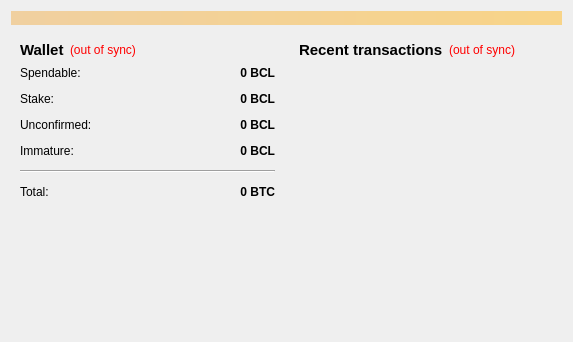
<?xml version="1.0" encoding="UTF-8"?>
<ui version="4.0">
 <class>OverviewPage</class>
 <widget class="QWidget" name="OverviewPage">
  <property name="geometry">
   <rect>
    <x>0</x>
    <y>0</y>
    <width>573</width>
    <height>342</height>
   </rect>
  </property>
  <property name="windowTitle">
   <string>Form</string>
  </property>
  <layout class="QVBoxLayout" name="topLayout">
   <item>
    <widget class="QLabel" name="labelAlerts">
     <property name="visible">
      <bool>false</bool>
     </property>
     <property name="styleSheet">
      <string notr="true">background-color: qlineargradient(x1: 0, y1: 0, x2: 1, y2: 0, stop:0 #F0D0A0, stop:1 #F8D488);  color:#000000
</string>
     </property>
     <property name="wordWrap">
      <bool>true</bool>
     </property>
     <property name="margin">
      <number>3</number>
     </property>
    </widget>
   </item>
   <item>
    <layout class="QHBoxLayout" name="horizontalLayout" stretch="1,1">
     <item>
      <layout class="QVBoxLayout" name="verticalLayout_2">
       <item>
        <widget class="QWidget" name="widget" native="true">
         <layout class="QVBoxLayout" name="verticalLayout_4">
          <item>
           <layout class="QHBoxLayout" name="horizontalLayout_4">
            <item>
             <widget class="QLabel" name="label_5">
              <property name="font">
               <font>
                <pointsize>11</pointsize>
                <weight>75</weight>
                <bold>true</bold>
               </font>
              </property>
              <property name="text">
               <string>Wallet</string>
              </property>
             </widget>
            </item>
            <item>
             <widget class="QLabel" name="labelWalletStatus">
              <property name="toolTip">
               <string>The displayed information may be out of date. Your wallet automatically synchronizes with the BlackCoinLite network after a connection is established, but this process has not completed yet.</string>
              </property>
              <property name="styleSheet">
               <string notr="true">QLabel { color: red; }</string>
              </property>
              <property name="text">
               <string notr="true">(out of sync)</string>
              </property>
              <property name="alignment">
               <set>Qt::AlignLeading|Qt::AlignLeft|Qt::AlignVCenter</set>
              </property>
             </widget>
            </item>
            <item>
             <spacer name="horizontalSpacer_2">
              <property name="orientation">
               <enum>Qt::Horizontal</enum>
              </property>
              <property name="sizeHint" stdset="0">
               <size>
                <width>40</width>
                <height>20</height>
               </size>
              </property>
             </spacer>
            </item>
           </layout>
          </item>
          <item>
           <layout class="QFormLayout" name="formLayout_2">
            <property name="fieldGrowthPolicy">
             <enum>QFormLayout::AllNonFixedFieldsGrow</enum>
            </property>
            <property name="horizontalSpacing">
             <number>12</number>
            </property>
            <property name="verticalSpacing">
             <number>12</number>
            </property>
            <item row="0" column="0">
             <widget class="QLabel" name="label">
              <property name="text">
               <string>Spendable:</string>
              </property>
             </widget>
            </item>
            <item row="0" column="1">
             <widget class="QLabel" name="labelBalance">
              <property name="font">
               <font>
                <weight>75</weight>
                <bold>true</bold>
               </font>
              </property>
              <property name="cursor">
               <cursorShape>IBeamCursor</cursorShape>
              </property>
              <property name="toolTip">
               <string>Your current spendable balance</string>
              </property>
              <property name="text">
               <string notr="true">0 BCL</string>
              </property>
              <property name="alignment">
               <set>Qt::AlignRight|Qt::AlignTrailing|Qt::AlignVCenter</set>
              </property>
              <property name="textInteractionFlags">
               <set>Qt::LinksAccessibleByMouse|Qt::TextSelectableByKeyboard|Qt::TextSelectableByMouse</set>
              </property>
             </widget>
            </item>
            <item row="1" column="0">
             <widget class="QLabel" name="label_6">
              <property name="text">
               <string>Stake:</string>
              </property>
             </widget>
            </item>
            <item row="1" column="1">
             <widget class="QLabel" name="labelStake">
              <property name="font">
               <font>
                <weight>75</weight>
                <bold>true</bold>
               </font>
              </property>
              <property name="cursor">
               <cursorShape>IBeamCursor</cursorShape>
              </property>
              <property name="toolTip">
               <string>Total of coins that was staked, and do not yet count toward the current balance</string>
              </property>
              <property name="text">
               <string notr="true">0 BCL</string>
              </property>
              <property name="alignment">
               <set>Qt::AlignRight|Qt::AlignTrailing|Qt::AlignVCenter</set>
              </property>
              <property name="textInteractionFlags">
               <set>Qt::LinksAccessibleByMouse|Qt::TextSelectableByKeyboard|Qt::TextSelectableByMouse</set>
              </property>
             </widget>
            </item>
            <item row="2" column="0">
             <widget class="QLabel" name="label_3">
              <property name="text">
               <string>Unconfirmed:</string>
              </property>
             </widget>
            </item>
            <item row="2" column="1">
             <widget class="QLabel" name="labelUnconfirmed">
              <property name="font">
               <font>
                <weight>75</weight>
                <bold>true</bold>
               </font>
              </property>
              <property name="cursor">
               <cursorShape>IBeamCursor</cursorShape>
              </property>
              <property name="toolTip">
               <string>Total of transactions that have yet to be confirmed, and do not yet count toward the current balance</string>
              </property>
              <property name="text">
               <string notr="true">0 BCL</string>
              </property>
              <property name="alignment">
               <set>Qt::AlignRight|Qt::AlignTrailing|Qt::AlignVCenter</set>
              </property>
              <property name="textInteractionFlags">
               <set>Qt::LinksAccessibleByMouse|Qt::TextSelectableByKeyboard|Qt::TextSelectableByMouse</set>
              </property>
             </widget>
            </item>
            <item row="3" column="0">
             <widget class="QLabel" name="labelImmatureText">
              <property name="text">
               <string>Immature:</string>
              </property>
             </widget>
            </item>
            <item row="3" column="1">
             <widget class="QLabel" name="labelImmature">
              <property name="font">
               <font>
                <weight>75</weight>
                <bold>true</bold>
               </font>
              </property>
              <property name="toolTip">
               <string>Mined balance that has not yet matured</string>
              </property>
              <property name="text">
               <string notr="true">0 BCL</string>
              </property>
              <property name="alignment">
               <set>Qt::AlignRight|Qt::AlignTrailing|Qt::AlignVCenter</set>
              </property>
              <property name="textInteractionFlags">
               <set>Qt::LinksAccessibleByMouse|Qt::TextSelectableByKeyboard|Qt::TextSelectableByMouse</set>
              </property>
             </widget>
            </item>
            <item row="4" column="0" colspan="2">
             <widget class="Line" name="line">
              <property name="orientation">
               <enum>Qt::Horizontal</enum>
              </property>
             </widget>
            </item>
            <item row="5" column="0">
             <widget class="QLabel" name="labelTotalText">
              <property name="text">
               <string>Total:</string>
              </property>
             </widget>
            </item>
            <item row="5" column="1">
             <widget class="QLabel" name="labelTotal">
              <property name="font">
               <font>
                <weight>75</weight>
                <bold>true</bold>
               </font>
              </property>
              <property name="cursor">
               <cursorShape>IBeamCursor</cursorShape>
              </property>
              <property name="toolTip">
               <string>Your current total balance</string>
              </property>
              <property name="text">
               <string notr="true">0 BTC</string>
              </property>
              <property name="alignment">
               <set>Qt::AlignRight|Qt::AlignTrailing|Qt::AlignVCenter</set>
              </property>
              <property name="textInteractionFlags">
               <set>Qt::LinksAccessibleByMouse|Qt::TextSelectableByKeyboard|Qt::TextSelectableByMouse</set>
              </property>
             </widget>
            </item>
           </layout>
          </item>
         </layout>
        </widget>
       </item>
       <item>
        <widget class="QLabel" name="label_2">
         <property name="maximumSize">
          <size>
           <width>400</width>
           <height>400</height>
          </size>
         </property>
         <property name="text">
          <string/>
         </property>
         <property name="pixmap">
          <pixmap resource="../bitcoin.qrc">:/icons/novacoin400</pixmap>
         </property>
         <property name="scaledContents">
          <bool>false</bool>
         </property>
         <property name="alignment">
          <set>Qt::AlignCenter</set>
         </property>
        </widget>
       </item>
       <item>
        <spacer name="verticalSpacer">
         <property name="orientation">
          <enum>Qt::Vertical</enum>
         </property>
         <property name="sizeHint" stdset="0">
          <size>
           <width>20</width>
           <height>40</height>
          </size>
         </property>
        </spacer>
       </item>
      </layout>
     </item>
     <item>
      <layout class="QVBoxLayout" name="verticalLayout_3">
       <item>
        <widget class="QWidget" name="widget_2" native="true">
         <layout class="QVBoxLayout" name="verticalLayout">
          <item>
           <layout class="QHBoxLayout" name="horizontalLayout_2">
            <item>
             <widget class="QLabel" name="label_4">
              <property name="font">
               <font>
                <pointsize>11</pointsize>
                <weight>75</weight>
                <bold>true</bold>
               </font>
              </property>
              <property name="text">
               <string>&lt;b&gt;Recent transactions&lt;/b&gt;</string>
              </property>
             </widget>
            </item>
            <item>
             <widget class="QLabel" name="labelTransactionsStatus">
              <property name="toolTip">
               <string>The displayed information may be out of date. Your wallet automatically synchronizes with the BlackCoinLite network after a connection is established, but this process has not completed yet.</string>
              </property>
              <property name="styleSheet">
               <string notr="true">QLabel { color: red; }</string>
              </property>
              <property name="text">
               <string notr="true">(out of sync)</string>
              </property>
              <property name="alignment">
               <set>Qt::AlignRight|Qt::AlignTrailing|Qt::AlignVCenter</set>
              </property>
             </widget>
            </item>
            <item>
             <spacer name="horizontalSpacer">
              <property name="orientation">
               <enum>Qt::Horizontal</enum>
              </property>
              <property name="sizeHint" stdset="0">
               <size>
                <width>40</width>
                <height>20</height>
               </size>
              </property>
             </spacer>
            </item>
           </layout>
          </item>
          <item>
           <widget class="QListView" name="listTransactions">
            <property name="styleSheet">
             <string notr="true">QListView { background: transparent; }</string>
            </property>
            <property name="frameShape">
             <enum>QFrame::NoFrame</enum>
            </property>
            <property name="verticalScrollBarPolicy">
             <enum>Qt::ScrollBarAlwaysOff</enum>
            </property>
            <property name="horizontalScrollBarPolicy">
             <enum>Qt::ScrollBarAlwaysOff</enum>
            </property>
            <property name="selectionMode">
             <enum>QAbstractItemView::NoSelection</enum>
            </property>
           </widget>
          </item>
         </layout>
        </widget>
       </item>
      </layout>
     </item>
    </layout>
   </item>
  </layout>
 </widget>
 <resources>
  <include location="../bitcoin.qrc"/>
 </resources>
 <connections/>
</ui>
